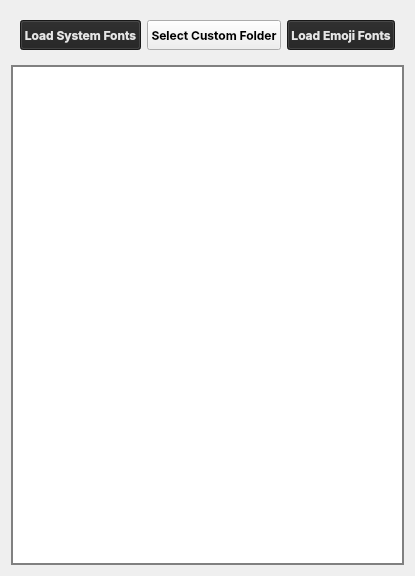
           <widget class="QFrame" name="fonts_Frame">
            <property name="sizePolicy">
             <sizepolicy hsizetype="Fixed" vsizetype="Fixed">
              <horstretch>0</horstretch>
              <verstretch>0</verstretch>
             </sizepolicy>
            </property>
            <layout class="QVBoxLayout" name="verticalLayout_3">
             <item>
              <widget class="QFrame" name="font_selection_buttonsFrame">
               <property name="sizePolicy">
                <sizepolicy hsizetype="Fixed" vsizetype="MinimumExpanding">
                 <horstretch>0</horstretch>
                 <verstretch>0</verstretch>
                </sizepolicy>
               </property>
               <layout class="QHBoxLayout" name="horizontalLayout_7">
                <item>
                 <widget class="QPushButton" name="load_system_fonts_btn">
                  <property name="sizePolicy">
                   <sizepolicy hsizetype="Minimum" vsizetype="Minimum">
                    <horstretch>0</horstretch>
                    <verstretch>0</verstretch>
                   </sizepolicy>
                  </property>
                  <property name="minimumSize">
                   <size>
                    <width>121</width>
                    <height>30</height>
                   </size>
                  </property>
                  <property name="font">
                   <font>
                    <family>Inter</family>
                    <pointsize>9</pointsize>
                    <italic>false</italic>
                    <bold>true</bold>
                   </font>
                  </property>
                  <property name="styleSheet">
                   <string notr="true">QPushButton{
background-color:#212121;
color:#e6e6e6;
}</string>
                  </property>
                  <property name="text">
                   <string>Load System Fonts</string>
                  </property>
                 </widget>
                </item>
                <item>
                 <widget class="QPushButton" name="custom_font_directory_selection">
                  <property name="sizePolicy">
                   <sizepolicy hsizetype="Minimum" vsizetype="Minimum">
                    <horstretch>0</horstretch>
                    <verstretch>0</verstretch>
                   </sizepolicy>
                  </property>
                  <property name="minimumSize">
                   <size>
                    <width>134</width>
                    <height>30</height>
                   </size>
                  </property>
                  <property name="font">
                   <font>
                    <family>Inter</family>
                    <pointsize>9</pointsize>
                    <italic>false</italic>
                    <bold>true</bold>
                   </font>
                  </property>
                  <property name="styleSheet">
                   <string notr="true"/>
                  </property>
                  <property name="text">
                   <string>Select Custom Folder</string>
                  </property>
                 </widget>
                </item>
                <item>
                 <widget class="QPushButton" name="load_emoji_fonts_btn">
                  <property name="sizePolicy">
                   <sizepolicy hsizetype="Minimum" vsizetype="Minimum">
                    <horstretch>0</horstretch>
                    <verstretch>0</verstretch>
                   </sizepolicy>
                  </property>
                  <property name="minimumSize">
                   <size>
                    <width>107</width>
                    <height>30</height>
                   </size>
                  </property>
                  <property name="font">
                   <font>
                    <family>Inter</family>
                    <pointsize>9</pointsize>
                    <italic>false</italic>
                    <bold>true</bold>
                   </font>
                  </property>
                  <property name="styleSheet">
                   <string notr="true">QPushButton{
background-color:#212121;
color:#e6e6e6;
}</string>
                  </property>
                  <property name="text">
                   <string>Load Emoji Fonts</string>
                  </property>
                 </widget>
                </item>
               </layout>
              </widget>
             </item>
             <item>
              <widget class="QListWidget" name="font_list">
               <property name="sizePolicy">
                <sizepolicy hsizetype="Expanding" vsizetype="MinimumExpanding">
                 <horstretch>0</horstretch>
                 <verstretch>0</verstretch>
                </sizepolicy>
               </property>
               <property name="minimumSize">
                <size>
                 <width>0</width>
                 <height>500</height>
                </size>
               </property>
               <property name="font">
                <font>
                 <family>Inter</family>
                 <pointsize>11</pointsize>
                 <italic>false</italic>
                 <bold>true</bold>
                </font>
               </property>
               <property name="styleSheet">
                <string notr="true">QListWidget{
border:2px solid gray;
color: #141414;
}</string>
               </property>
               <property name="autoScrollMargin">
                <number>20</number>
               </property>
               <property name="tabKeyNavigation">
                <bool>false</bool>
               </property>
              </widget>
             </item>
            </layout>
           </widget>
